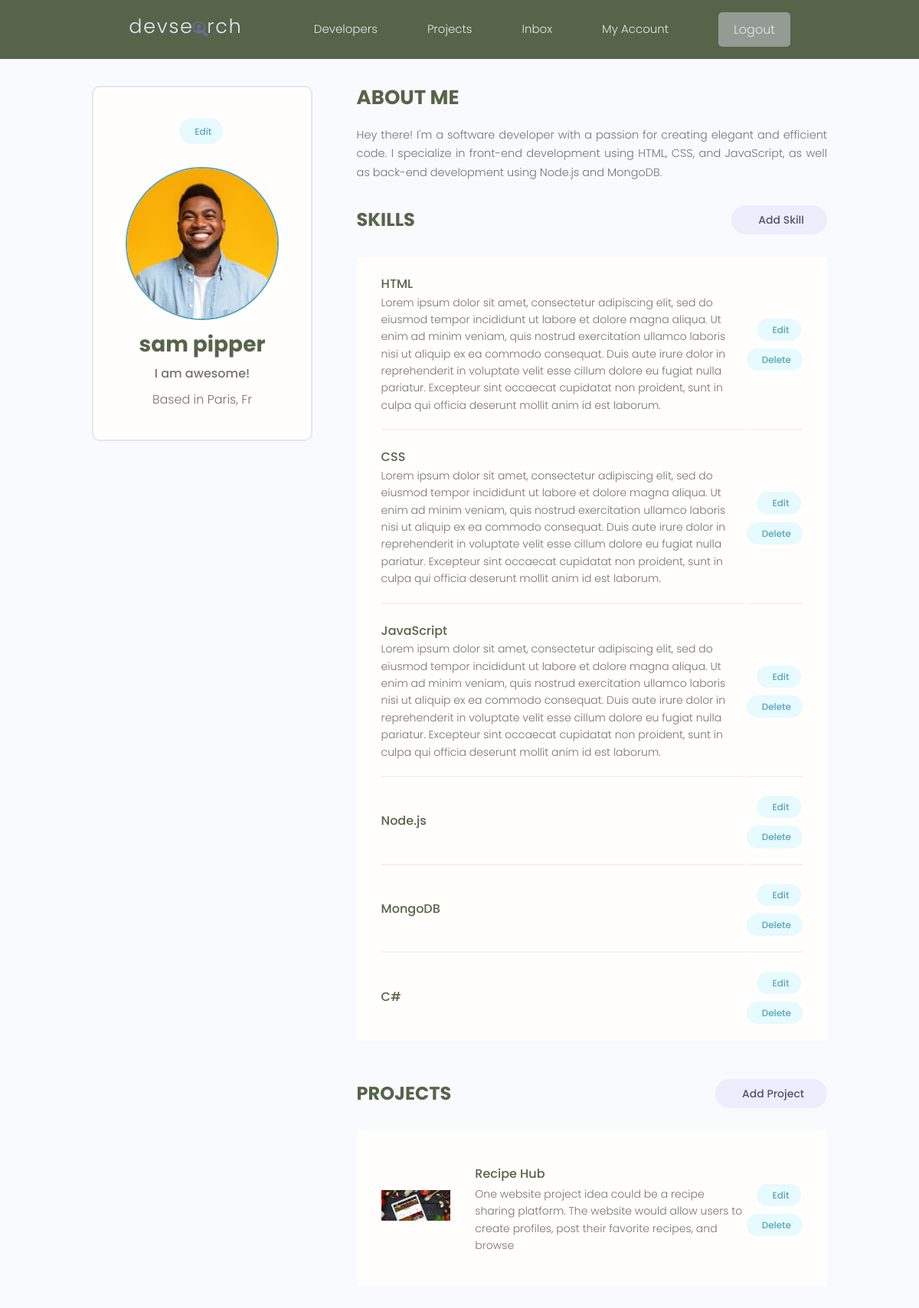
The page /account/ (signed in) on the database its author committed.
### users/models.py (models this page shows, shortened)
class Profile(models.Model):
    user = models.OneToOneField(User, on_delete=models.CASCADE, null=True,
                                blank=True)  # Any time an user is deleted, the profile is deleted as well
    name = models.CharField(max_length=200, null=True, blank=True)
    email = models.EmailField(max_length=500, blank=True, null=True)
    username = models.CharField(max_length=200, null=True, blank=True)
    location = models.CharField(max_length=200, null=True, blank=True)
    short_intro = models.CharField(max_length=200, null=True, blank=True)
    bio = models.TextField(blank=True, null=True)
    profile_image = models.ImageField(null=True, blank=True, upload_to="profiles/", default="profiles/default.png")
    social_github = models.CharField(max_length=200, null=True, blank=True)
    social_linkedin = models.CharField(max_length=200, null=True, blank=True)
    social_twitter = models.CharField(max_length=200, null=True, blank=True)
    social_youtube = models.CharField(max_length=200, null=True, blank=True)
    social_website = models.CharField(max_length=200, null=True, blank=True)
    created = models.DateTimeField(auto_now_add=True)
    id = models.UUIDField(default=uuid.uuid4, unique=True, primary_key=True, editable=False)

class Skill(models.Model):
    owner = models.ForeignKey(Profile, on_delete=models.CASCADE, null=True, blank=True)
    name = models.CharField(max_length=200, null=True, blank=True)
    description = models.TextField(null=True, blank=True)
    created = models.DateTimeField(auto_now_add=True)
    id = models.UUIDField(default=uuid.uuid4, unique=True, primary_key=True, editable=False)

### projects/models.py (models this page shows, shortened)
class Project(models.Model):
    owner = models.ForeignKey(
        Profile, null=True, blank=True, on_delete=models.CASCADE)
    title = models.CharField(max_length=200)
    description = models.TextField(null=True, blank=True)
    featured_image = models.ImageField(
        null=True, blank=True, default="default.jpg")
    demo_link = models.CharField(max_length=2000, null=True, blank=True)
    source_link = models.CharField(max_length=2000, null=True, blank=True)
    tags = models.ManyToManyField('Tag', blank=True)
    vote_total = models.IntegerField(default=0, null=True, blank=True)
    vote_ratio = models.IntegerField(default=0, null=True, blank=True)
    created = models.DateTimeField(auto_now_add=True)
    id = models.UUIDField(default=uuid.uuid4, unique=True,
                          primary_key=True, editable=False)

### users/views.py (the view)
# urls.py: path('account/', views.userAccount, name="account"),
@login_required(login_url='login')
def userAccount(request):
    profile = request.user.profile
    skills = profile.skill_set.all()
    projects = profile.project_set.all()
    context = {'profile': profile, 'skills': skills, 'projects': projects}
    return render(request, 'users/account.html', context)

### users/templates/users/account.html (shortened to what this page needs)
{% extends 'main.html' %}
{% block content %}
    <main class="settingsPage profile my-md">
        <div class="container">
            <div class="layout">
                <div class="column column--1of3">
                    <div class="card text-center">
                        <div class="card__body dev">
                            <a class="tag tag--pill tag--main settings__btn" href="{% url 'edit-account' %}">
                                Edit</a>
                            <img class="avatar avatar--xl dev__avatar"
                                 src="{{ profile.profile_image.url }}"/>
                            <h2 class="dev__name">{{ profile.name }}</h2>
                            <p class="dev__title">{{ profile.short_intro }}</p>
                            <p class="dev__location">Based in {{ profile.location }}</p>
                        </div>
                    </div>
                </div>
                <div class="column column--2of3">
                    <div class="devInfo">
                        <h3 class="devInfo__title">About Me</h3>
                        <p class="devInfo__about">
                            {{ profile.bio }}</p>
                    </div>
                    <div class="settings">
                        <h3 class="settings__title">Skills</h3>
                        <a class="tag tag--pill tag--sub settings__btn tag--lg" href="{% url 'create-skill' %}"> Add
                            Skill</a>
                    </div>
                    <table class="settings__table">
                        <tr>
                            {% for skill in skills %}
                                <td class="settings__tableInfo">
                                    <h4>{{ skill.name }}</h4>
                                    <p>
                                        {{ skill.description }}
                                    </p>
                                </td>
                                <td class="settings__tableActions">
                                    <a class="tag tag--pill tag--main settings__btn"
                                       href="{% url 'update-skill' skill.id %}">
                                        Edit</a>
                                    <a class="tag tag--pill tag--main settings__btn"
                                       href="{% url 'delete-skill' skill.id %}?next=/account">
                                        Delete</a>
                                </td>
                                </tr>
                            {% endfor %}
                    </table>
                    <div class="settings">
                        <h3 class="settings__title">Projects</h3>
                        <a class="tag tag--pill tag--sub settings__btn tag--lg" href="{% url 'create-project' %}"> Add
                            Project</a>
                    </div>
                    <table class="settings__table">
                        {% for project in projects %}
                            <tr>
                                <td class="settings__thumbnail">
                                    <a href="{% url 'project' project.id %}"><img src="{{ project.featured_image.url }}"
                                                                                  alt="Project Thumbnail"/></a>
                                </td>
                                <td class="settings__tableInfo">
                                    <a href="{% url 'project' project.id %}">{{ project.title }}</a>
                                    <p>{{ project.description|slice:"150" }}</p>
                                </td>
                                <td class="settings__tableActions">
                                    <a class="tag tag--pill tag--main settings__btn"
                                       href="{% url 'update-project' project.id %}">
                                        Edit</a>
                                    <a class="tag tag--pill tag--main settings__btn"
                                       href="{% url 'delete-project' project.id %}?next=/account">
                                        Delete</a>
                                </td>
                            </tr>
                        {% endfor %}
                    </table>
                </div>
            </div>
        </div>
    </main>
{% endblock %}

### static/styles/app.css (style rules this page uses)
:root { --color-sub: #566449; }
.card { border: 2px solid var(--color-light); }
img { width: 100%; }
.profile .card > .dev { padding: 4rem; }
.dev__avatar { display: block; margin: auto; }
.dev__name { color: var(--color-sub); font-size: 2.8rem; font-weight: 700; margin-top: 1rem; margin-bottom: 0.5rem; }
.dev__title { font-size: 1.6rem; font-weight: 500; line-height: 1.3; }
.dev__location { margin-top: 1rem; }
.devInfo { margin-bottom: 3rem; }
.devInfo__title, .devInfo__subtitle { font-size: 2.6rem; color: var(--color-sub); text-transform: uppercase; font-weight: 700; margin-bottom: 1.5rem; }
.devInfo__about, .devSkill__info { font-size: 1.45rem; line-height: 1.7; text-align: justify; }
.settingsPage .dev > .settings__btn { display: inline-block; margin-bottom: 3rem; }
.settings { display: flex; justify-content: space-between; align-items: center; }
.settings__title { font-size: 2.4rem; text-transform: uppercase; font-weight: 700; color: var(--color-sub); }
.settings__table { margin-top: 3rem; margin-bottom: 5rem; padding: 0 3rem; background: var(--color-white); }
.settings__table tr { width: 100%; }
.settings__table tr > td { padding: 2rem 0; }
.settings__table tr:not(:last-child) td { border-bottom: 2px solid var(--color-white-light); }
.settings__thumbnail { width: 23%; min-width: 10rem; }
.settings__thumbnail img { padding-right: 3rem; height: 15rem; object-fit: contain; }
.settings__tableInfo { width: 100%; }
.settings__tableInfo h4, .settings__tableInfo a { padding-right: 1rem; width: auto; font-size: 1.6rem; font-weight: 500; color: var(--color-sub); }
.settings__tableInfo p { font-size: 1.4rem; }
.settings__tableActions { text-align: right; }

### static/uikit/styles/modules/_variables.css (style rules this page uses)
:root { --color-main: #5aa5b9; --color-main-light: #e6faff; --color-sub: #3f4156; --color-sub-light: #51546e; --color-sub-lighter: #ededfd; --color-text: #737373; --color-gray: #8b8b8b; --color-light: #e5e7eb; --color-light-gray: #767676; --color-bg: #f8fafd; --color-white: #fffefd; --color-white-light: #f3f3f3; --color-success: #359e64; --color-success-bg: #def8e8; --color-error: #fc4b0b; --color-error-bg: #fff2ee; --font-base: 'Poppins', arial, helvetica, 'Segoe UI', roboto, ubuntu, sans-serif; --font-monospace: 'Fira Code', 'Courier New', courier, monospace; --font-regular: 300; --font-medium: 500; --font-bold: 700; --generic-shadow: 1px 1px 5px #00000010; --generic-transition: all 0.3s ease-in-out; }

### static/uikit/styles/modules/_base.css (style rules this page uses)
* { margin: 0; padding: 0; box-sizing: border-box; text-rendering: optimizeLegibility; color: inherit; font-size: inherit; }
html { font-size: 50%; }
@media only screen and (min-width: 480px) { html { font-size: 56.25%; } }
@media only screen and (min-width: 1200px) { html { font-size: 62.5%; } }
body { line-height: 1.6; font-weight: 400; font-size: 1.5rem; color: var(--color-text); background-color: var(--color-bg); min-height: 100vh; }

### static/uikit/styles/modules/_typography.css (style rules this page uses)
* { font-family: var(--font-base); }
h2 { font-size: 3.6rem; font-weight: var(--font-bold); }
h3 { font-size: 3.2rem; font-weight: var(--font-medium); }
h4 { font-size: 2.8rem; font-weight: var(--font-medium); }
p, span, strong { font-size: 1.6rem; color: var(--color-text); font-weight: var(--font-regular); }
a { padding-bottom: 2px; text-decoration: none; display: inline-block; color: var(--color-main); font-weight: var(--font-medium); }

### static/uikit/styles/modules/_utilities.css (style rules this page uses)
.container { width: 92%; max-width: 165rem; margin: 0 auto; box-sizing: border-box; }
@media screen and (min-width: 1000px) { .container { width: 90%; } }
@media screen and (min-width: 1200px) { .container { width: 80%; } }
.text-center { text-align: center; }
.my-md { margin: 3rem auto; }

### static/uikit/styles/modules/_avatar.css (style rules this page uses)
.avatar { border-radius: 50%; border: 2px solid var(--color-main); object-fit: cover; }
.avatar--xl { height: 20rem; width: 20rem; }

### static/uikit/styles/modules/_card.css (style rules this page uses)
.card { border-radius: 1rem; background-color: var(--color-white); border: 1.5px solid var(--color-light); width: auto; height: auto; margin-top: 0.5rem; margin-bottom: 0.5rem; overflow: hidden; }
.card__body, .card__header { padding: 2rem 2.5rem; }

### static/uikit/styles/modules/_layout.css (style rules this page uses)
.layout { display: flex; flex-flow: row wrap; justify-content: space-between; }
.layout > .column { margin-bottom: 3rem; }
.layout > .column.column--1of3 { flex-basis: 30%; }
.layout > .column.column--2of3 { flex-basis: 64%; }

### rows shown on the page
Profile: profile_image (picture), name "sam pipper", short_intro "I am awesome!", location "Paris, Fr", bio "Hey there! I'm a software developer with a passion for creating elegant and efficient code. I specialize in front-end development using HTML, CSS, and JavaScript, as well as back-end development using Node.js and MongoDB."
Skill: name "HTML", description "Lorem ipsum dolor sit amet, consectetur adipiscing elit, sed do eiusmod tempor incididunt ut labore et dolore magna aliqua. Ut enim ad minim veniam, quis nostrud exercitation ullamco laboris nisi ut aliquip ex ea commodo consequat. Duis aute irure dolor in reprehenderit in voluptate velit esse cillum dolore eu fugiat nulla pariatur. Excepteur sint occaecat cupidatat non proident, sunt in culpa qui officia deserunt mollit anim id est laborum."
Skill: name "CSS", description "Lorem ipsum dolor sit amet, consectetur adipiscing elit, sed do eiusmod tempor incididunt ut labore et dolore magna aliqua. Ut enim ad minim veniam, quis nostrud exercitation ullamco laboris nisi ut aliquip ex ea commodo consequat. Duis aute irure dolor in reprehenderit in voluptate velit esse cillum dolore eu fugiat nulla pariatur. Excepteur sint occaecat cupidatat non proident, sunt in culpa qui officia deserunt mollit anim id est laborum."
Skill: name "JavaScript", description "Lorem ipsum dolor sit amet, consectetur adipiscing elit, sed do eiusmod tempor incididunt ut labore et dolore magna aliqua. Ut enim ad minim veniam, quis nostrud exercitation ullamco laboris nisi ut aliquip ex ea commodo consequat. Duis aute irure dolor in reprehenderit in voluptate velit esse cillum dolore eu fugiat nulla pariatur. Excepteur sint occaecat cupidatat non proident, sunt in culpa qui officia deserunt mollit anim id est laborum."
Skill: name "Node.js"
Skill: name "MongoDB"
Skill: name "C#"
Project: featured_image (picture), title "Recipe Hub", description "One website project idea could be a recipe sharing platform. The website would allow users to create profiles, post their favorite recipes, and browse"
